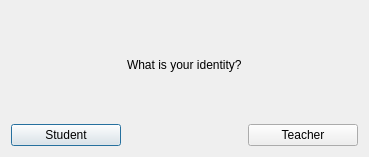
<?xml version="1.0" encoding="UTF-8"?>
<ui version="4.0">
 <class>IdentityConfirmationDialog</class>
 <widget class="QDialog" name="IdentityConfirmationDialog">
  <property name="geometry">
   <rect>
    <x>0</x>
    <y>0</y>
    <width>369</width>
    <height>157</height>
   </rect>
  </property>
  <property name="windowTitle">
   <string>Dialog</string>
  </property>
  <layout class="QGridLayout" name="gridLayout">
   <item row="0" column="1">
    <widget class="QLabel" name="label">
     <property name="text">
      <string>What is your identity?</string>
     </property>
    </widget>
   </item>
   <item row="1" column="0">
    <widget class="QPushButton" name="studentButton">
     <property name="text">
      <string>Student</string>
     </property>
    </widget>
   </item>
   <item row="1" column="2">
    <widget class="QPushButton" name="teacherButton">
     <property name="text">
      <string>Teacher</string>
     </property>
    </widget>
   </item>
  </layout>
 </widget>
 <resources/>
 <connections/>
</ui>
